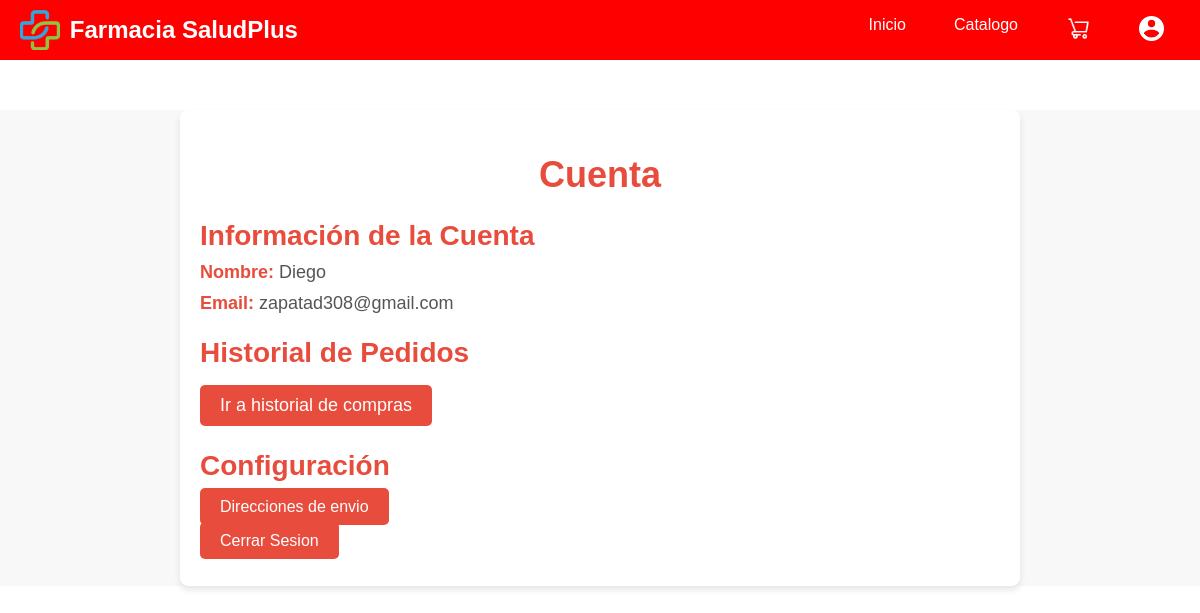
/cuenta/ (signed in), run on an earlier commit of the app's database.
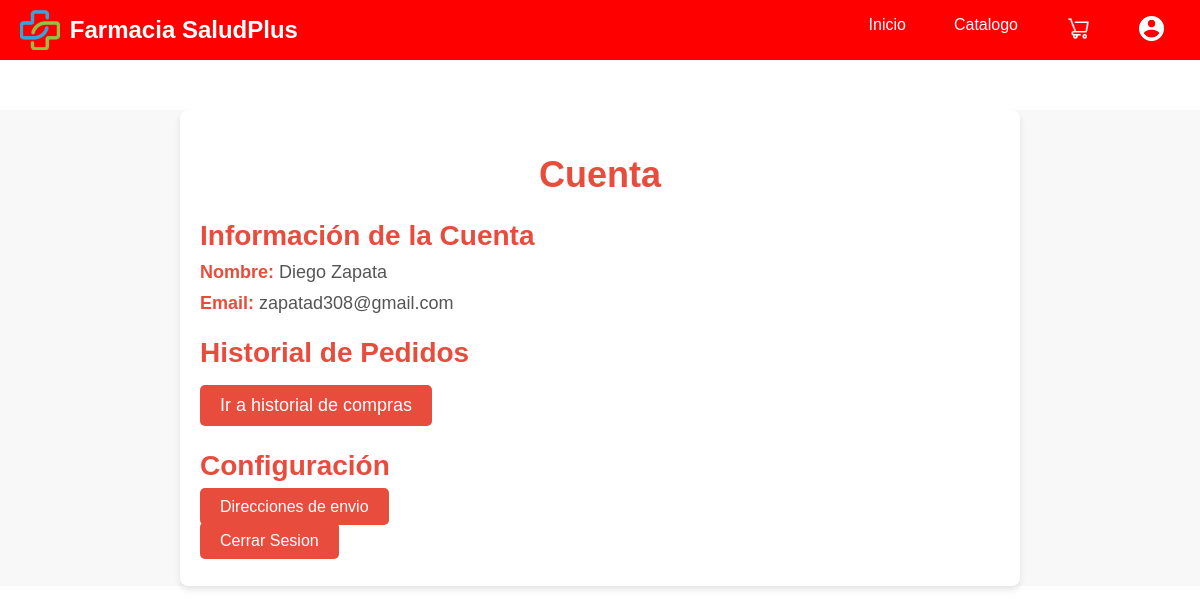
And on a later commit of the database.
### app1/models.py (models this page shows)
class Usuario(models.Model):
    nombre_completo = models.CharField(max_length=100)
    email = models.EmailField(unique=True)
    contraseña = models.CharField(max_length=255)

### app1/views.py (the view)
# urls.py: path('cuenta/', views.cuenta, name="cuenta"),
def cuenta(request):
    usuario_id = request.session.get('usuario_id')
    if not usuario_id:
        return redirect('login')
    usuario = models.Usuario.objects.get(id=usuario_id)
    return render(request, 'cuenta.html',{'usuario':usuario})

### app1/templates/cuenta.html (shortened to what this page needs)
{%extends 'navbar.html'%}
{%load static%}
{%block contenido%}
    <link rel="stylesheet" href="{%static 'paginas/cuentas.css'%}">
    <div class="body">
        <div class="cuenta-container">
            <h1>Cuenta</h1>
            <div class="informacion-cuenta">
                <h2>Información de la Cuenta</h2>
                <p><strong>Nombre:</strong> {{usuario.nombre_completo}}</p>
                <p><strong>Email:</strong> {{usuario.email}}</p>
            </div>
            <div class="historial-pedidos">
                <h2>Historial de Pedidos</h2>
                <ul>
                    <a href="{%url 'historial_compras'%}" class="btn-historial">Ir a historial de compras</a>
                </ul>
            </div>
            <div class="configuracion">
                <h2>Configuración</h2>
                <ul>
                    <li><a href="{%url 'direccionEnvio'%}" class="direcciones">Direcciones de envio</a></li>
                </ul>
                <ul>
                    <li><a href="{%url 'login'%}" class="cerrar-sesion">Cerrar Sesion</a></li>
                </ul>
            </div>
        </div>
    </div>
{%endblock%}

What changed in the data, as far as the page shows it:
changed Usuario "zapatad308@gmail.com": nombre_completo "Diego" → "Diego Zapata"
